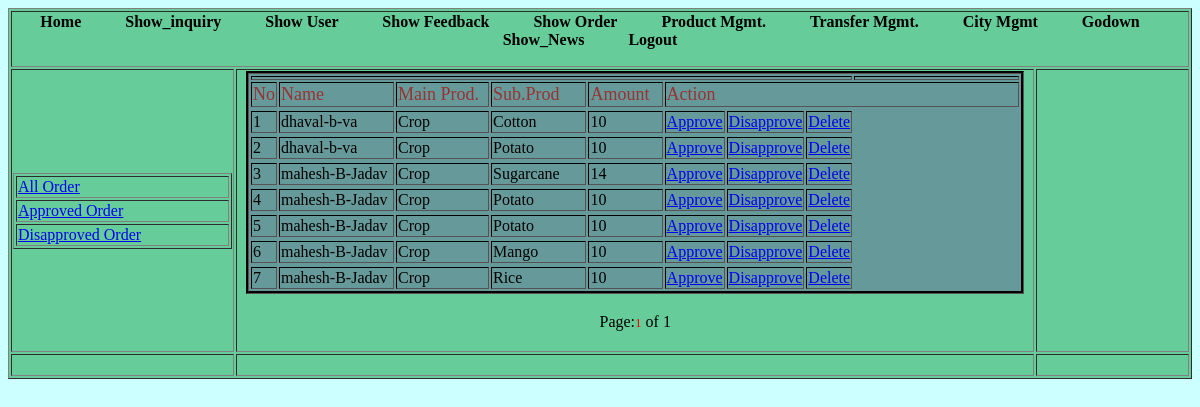
Screenshot of /Admin/show_order.php (signed in) with the database file from the repository.
### tables this page shows
CREATE TABLE IF NOT EXISTS `my_order` (
  `id` int(11) NOT NULL AUTO_INCREMENT,
  `rid` int(10) NOT NULL,
  `name` varchar(30) NOT NULL,
  `taluka` varchar(20) NOT NULL,
  `main_prod` varchar(20) NOT NULL,
  `sub_prod` varchar(20) NOT NULL,
  `amount` int(10) NOT NULL,
  `flag` int(1) NOT NULL,
  PRIMARY KEY (`id`)
);

CREATE TABLE IF NOT EXISTS `s_prod` (
  `sid` int(11) NOT NULL AUTO_INCREMENT,
  `m_pro` varchar(20) NOT NULL,
  `sp_name` varchar(20) NOT NULL,
  PRIMARY KEY (`sid`)
);

### Admin/show_order.php (the view, shortened to what this page needs)
<!DOCTYPE html PUBLIC "-//W3C//DTD XHTML 1.0 Transitional//EN" "http://www.w3.org/TR/xhtml1/DTD/xhtml1-transitional.dtd">
<html xmlns="http://www.w3.org/1999/xhtml">
<head>
<link rel="stylesheet" type="text/css" href="styles.css" />
</head>
<?php
$page_name="show_order.php";
if(!isset($_REQUEST["start"]))
{
	$start = 0;
}
else
{
	$start = $_REQUEST["start"];
}
		$eu = ($start - 0);
		$limit = 10;
?>
<body class="body">
<table width="100%" border="1" class="background">
  <tr>
    <td colspan="3"><?php include("header.php");?></td>
  </tr>
  <tr>
    <td width="19%"><table width="100%" border="1">
      <tr>
        <td><a href="all_order.php">All Order </a></td>
      </tr>
      <tr>
        <td><a href="approve_o.php">Approved Order </a></td>
      </tr>
      <tr>
        <td><a href="disapprove_o.php">Disapproved Order </a></td>
      </tr>
    </table></td>
    <td width="68%"><table width="98%" border="1" align="center" class="table">
      <tr>
        <td colspan="8"><?php
	  ?></td>
        <td width="24%"></td>
      </tr>
      <tr>
        <td width="3%" class="font">No</td>
        <td width="16%" class="font">Name </td>
        <td width="13%" class="font">Main Prod. </td>
        <td width="13%" class="font">Sub.Prod</td>
        <td width="10%" class="font">Amount</td>
        <td colspan="4" class="font">Action</td>
        </tr>
		      <?php
	$i=1;
	$sql2 = "select * from my_order";
	$fetch = mysql_query($sql2) or die("query failed");
	$nume = mysql_num_rows($fetch);
	$sql_group=mysql_query("select * from my_order order by id desc limit $eu,$limit ");
	if(mysql_num_rows($sql_group)>0)
	{
	while($data=mysql_fetch_array($sql_group))
	{
	?>
      <tr>
      <tr>
        <td><?php echo $i;?></td>
        <td><?php echo $data['name'];?></td>
        <td><?php
			$t1=$data['main_prod'];
			$q2=mysql_query("select m_pro from s_prod where sid=$t1");
			$data2=mysql_fetch_array($q2);
			echo $data2['m_pro'];
		?></td>
        <td><?php
			$t1=$data['sub_prod'];
			$q2=mysql_query("select sp_name from s_prod where sid=$t1");
			$data2=mysql_fetch_array($q2);
			echo $data2['sp_name'];
		?></td>
        <td><?php echo $data['amount'];?></td
        ><td width="7%"><a href="app_order.php?aid=<?php echo $data['id'];?>">Approve</a></td>
        <td width="9%"><a href="dis_app_order.php?aid=<?php echo $data['id'];?>"> Disapprove</a></td>
        <td width="5%"><a href="del_order.php?did=<?php echo $data['id'];?>">Delete</a></td>
      </tr>
      <?php
	$i++;
	}
	?>
    </table>
    <p>
      <?php
echo "<table align = 'center' width='50%'><tr><td  align='left' width='30%'>";
	echo "</td><td align=center width='40%'>Page:";
	$l=1;
	$total=0;
	for($i=0;$i < $nume;$i=$i+$limit)
	{
		if($i <> $eu)
		{
			echo " <a href='$page_name?start=$i'><font face='Verdana' size='2'>$l</font></a> ";
		}
		else
		{
			echo "<font face='Verdana' size='2' color=red>$l</font>";
		}
		$l=$l+1;
		$total = $total+1;
	}
echo " of $total</td><td  align='right' width='40%'>";
	echo "</td></tr></table>";
}
?>
    </p></td>
    <td width="21%">&nbsp;</td>
  </tr>
  <tr>
    <td>&nbsp;</td>
    <td>&nbsp;</td>
    <td>&nbsp;</td>
  </tr>
</table>
</body>
</html>

### Admin/styles.css (style rules this page uses)
.body { background:#CCFFFF; }
.background { background-color:#66CC99; }
.table { background-color: #669999; border:#000000 groove; }
.font { font:Georgia, "Times New Roman", Times, serif; font-size:18px; color: #993333; }

### rows the page displays
my_order: name "dhaval-b-va", s_prod.m_pro "Crop", s_prod.sp_name "Cotton", amount "10"
my_order: name "dhaval-b-va", s_prod.m_pro "Crop", s_prod.sp_name "Potato", amount "10"
my_order: name "mahesh-B-Jadav", s_prod.m_pro "Crop", s_prod.sp_name "Sugarcane", amount "14"
my_order: name "mahesh-B-Jadav", s_prod.m_pro "Crop", s_prod.sp_name "Potato", amount "10"
my_order: name "mahesh-B-Jadav", s_prod.m_pro "Crop", s_prod.sp_name "Potato", amount "10"
my_order: name "mahesh-B-Jadav", s_prod.m_pro "Crop", s_prod.sp_name "Mango", amount "10"
my_order: name "mahesh-B-Jadav", s_prod.m_pro "Crop", s_prod.sp_name "Rice", amount "10"

### other values shown
$total "1"
